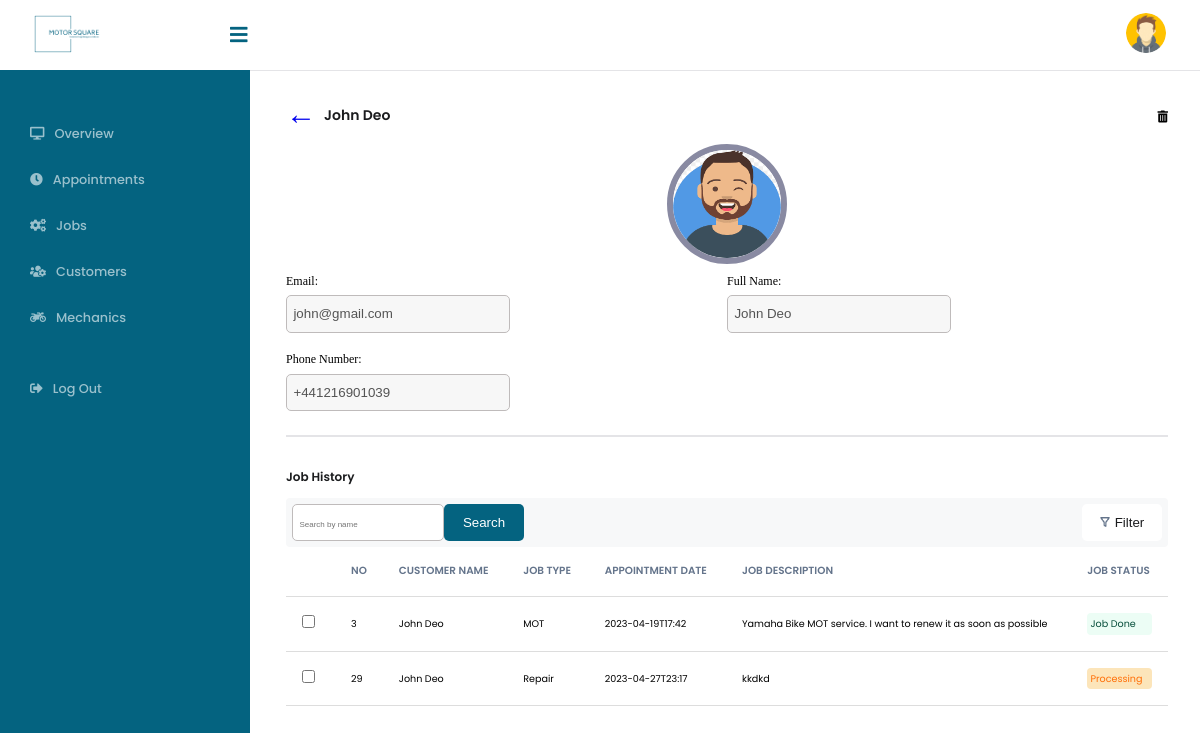
/admin/customerJobHistory.php?userId=15 (signed in), run on the app's committed database.
### tables this page shows
CREATE TABLE `user` (
  `userId` int(11) NOT NULL,
  `fullName` varchar(255) NOT NULL,
  `email` varchar(255) NOT NULL,
  `password` varchar(255) NOT NULL,
  `image` varchar(255) DEFAULT NULL,
  `phone` varchar(50) DEFAULT NULL,
  `level` int(1) NOT NULL,
  `dateJoined` date DEFAULT current_timestamp()
);

CREATE TABLE `job` (
  `jobId` int(11) NOT NULL,
  `date` date NOT NULL,
  `bikeName` varchar(255) NOT NULL,
  `bikeBrand` varchar(255) NOT NULL,
  `description` varchar(255) NOT NULL,
  `status` varchar(50) NOT NULL,
  `jobStatus` varchar(50) DEFAULT NULL,
  `appointmentStatus` varchar(50) NOT NULL,
  `serviceType` varchar(50) NOT NULL,
  `images` varchar(255) DEFAULT NULL,
  `userId` int(11) NOT NULL
);

### shared/config.php (called while the page is built)
<?php
$base_url = 'http://localhost/motor-square'
?>

### admin/customerJobHistory.php (the view, shortened to what this page needs)
<?php
require_once('../shared/connection.php');
require_once("../shared/config.php");
$userId = $_GET['userId'] ?? null;
$customerInfo = "SELECT fullName, email, image, phone from user WHERE userId = '$userId'";
$fetchResult = $connection->query($customerInfo);
$row=$fetchResult->fetch_assoc();
$query = "SELECT user.email, user.fullName, user.image, user.phone, job.jobId, job.serviceType, job.jobStatus,
job.description, job.status FROM user INNER JOIN job ON user.userId = job.userId
WHERE user.userId = '$userId'";
$fetchJobs = $connection->query($query);
require_once("../shared/header.php");
require_once('shared/sidebar.php');
?>
<div class="content">
      <div class="dashboard__overview">
        <div class="full-with flex-display align-center">
          <div class="flex-nojustify">
            <span><a class="back-arrow" href="customers.php">&larr;</a></span>
            <p class="dashboard__title mt-sm"><?php echo $row['fullName']; ?></p>
          </div>
          <div class="flex-display align-center md-column-space">
            <div class="flex-display icon-size">
              <i class="fas fa-trash-alt delete-mechanic-data"></i>
            </div>
          </div>
        </div>
        <div class="full-with flex-display justify-center">
          <img
            class="image-profile-view"
            src="../upload/<?php echo $row['image']; ?>"
            alt="image-profile-view"
            srcset=""
          />
        </div>
        <div class="full-with flex-display authenticate__details mt-md">
          <div class="input-box flex-display--column full-with">
            <label for="jobname">Email:</label>
            <input
              type="text"
              value="<?php echo $row['email']; ?>"
              disabled
              name="jobname"
              id="jobname"
              placeholder=""
            />
          </div>
          <div class="input-box flex-display--column full-with">
            <label for="jobname">Full Name:</label>
            <input
              type="text"
              value="<?php echo $row['fullName']; ?>"
              disabled
              name="jobname"
              id="jobname"
              placeholder=""
            />
          </div>
        </div>
        <div class="full-with flex-display authenticate__details">
          <div class="input-box flex-display--column full-with">
            <label for="ph">Phone Number:</label>
            <input
              type="text"
              name="phone"
              value="<?php echo $row['phone']; ?>"
              disabled
              id="phone"
              placeholder=""
            />
          </div>
        </div>
        <div class="full-with top-modal"></div>
        <div class="dashboard__table-header flex-display">
          <p class="dashboard__subtitle">Job History</p>
        </div>
        <div class="dashboard__search-header flex-display">
          <div class="dashboard__search-box flex-display">
            <input type="search" name="" id="" placeholder="Search by name" />
            <button id="mainSearchJob" class="btn btn-primary">Search</button>
          </div>
          <button class="btn btn-white btn-white-after">Filter</button>
        </div>
        <table>
          <thead>
            <tr>
              <th class="checkbox"></th>
              <th class="sn">NO</th>
              <th>CUSTOMER NAME</th>
              <th>JOB TYPE</th>
              <th>APPOINTMENT DATE</th>
              <th>JOB DESCRIPTION</th>
              <th>JOB STATUS</th>
            </tr>
          </thead>
          <tbody id="mainJobTable">
            <?php while($row = $fetchJobs->fetch_assoc()) {?>
            <tr class="select-admin-job--2">
              <td class="checkbox"><input type="checkbox" /></td>
              <td class="sn"><?php echo $row['jobId']; ?></td>
              <td><?php echo $row['fullName']; ?></td>
              <td><?php echo $row['serviceType']; ?></td>
              <td><?php echo $row['status']; ?></td>
              <td>
              <?php echo $row['description']; ?>
              </td>
              <td>
              <?php if($row["jobStatus"]== null) {?>
                <p class="">-</p>
              <?php } elseif($row["jobStatus"]== 0) {?>
              <p class="processing">Processing</p>
              <?php }else{?>
            <p class="completed">Job Done</p>
              <?php } ?>
              </td>
            </tr>
            <?php } ?>
          </tbody>
        </table>
      </div>
<?php require_once("../shared/footer.php"); ?>

### shared/header.php (shortened to what this page needs)
<!DOCTYPE html>
<html lang="en">
  <head>
    <link rel="stylesheet" href="<?php echo $base_url; ?>/css/style.css" />
    <link
      rel="stylesheet"
      href="https://cdnjs.cloudflare.com/ajax/libs/font-awesome/5.15.1/css/all.min.css"
    />
</head>
<body>

### admin/shared/sidebar.php (shortened to what this page needs)
<header class="header flex-display">
  <div class="header__left">
    <label for="check">
      <i class="fas fa-bars" id="sideber_btn"></i>
    </label>
    <div class="left_area"></div>
  </div>
  <div class="header__right flex-display">
    <center>
      <img src="../upload/default-pic.png" class="profile_image" alt="" />
    </center>
  </div>
</header>
<div class="sidebar">
  <a href="overview.php"
    ><i class="fas fa-desktop"></i><span>Overview</span></a
  >
  <a href="appointments.php"
    ><i class="fas fa-clock"></i><span>Appointments</span></a
  >
  <a href="jobs.php"><i class="fas fa-cogs"></i><span>Jobs</span></a>
  <a href="customers.php"
    ><i class="fas fa-users-cog"></i><span>Customers</span></a
  >
  <a href="mechanics.php"
    ><i class="fas fa-motorcycle"></i><span>Mechanics</span></a
  >
  <a href="../logout.php"
    ><i class="fas fa-sign-out-alt"></i><span>Log Out</span></a
  >
</div>

### shared/footer.php (shortened to what this page needs)
</body>
</html>

### data on the page
user: fullName "John Deo", image (picture), jobname "john@gmail.com", jobname "John Deo", phone "+441216901039"
job: jobId "3", userId.fullName "John Deo", serviceType "MOT", status "2023-04-19T17:42", description "Yamaha Bike MOT service. I want to renew it as soon as possible", jobStatus "Job Done"
job: jobId "29", userId.fullName "John Deo", serviceType "Repair", status "2023-04-27T23:17", description "kkdkd", jobStatus "Processing"
